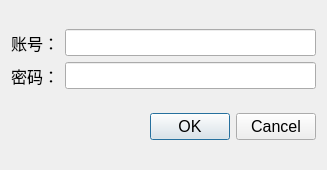
<?xml version="1.0" encoding="UTF-8"?>
<ui version="4.0">
 <class>LoginDialog</class>
 <widget class="QDialog" name="LoginDialog">
  <property name="geometry">
   <rect>
    <x>0</x>
    <y>0</y>
    <width>327</width>
    <height>170</height>
   </rect>
  </property>
  <property name="font">
   <font>
    <pointsize>12</pointsize>
   </font>
  </property>
  <property name="windowTitle">
   <string>登录</string>
  </property>
  <layout class="QVBoxLayout" name="verticalLayout">
   <item>
    <layout class="QGridLayout" name="gridLayout">
     <item row="0" column="0">
      <widget class="QLabel" name="LabelAccount">
       <property name="text">
        <string>账号：</string>
       </property>
      </widget>
     </item>
     <item row="0" column="1">
      <widget class="QLineEdit" name="lineEdit"/>
     </item>
     <item row="1" column="0">
      <widget class="QLabel" name="LabelPwd">
       <property name="text">
        <string>密码：</string>
       </property>
      </widget>
     </item>
     <item row="1" column="1">
      <widget class="QLineEdit" name="lineEdit_2"/>
     </item>
    </layout>
   </item>
   <item>
    <widget class="QDialogButtonBox" name="buttonBox">
     <property name="orientation">
      <enum>Qt::Horizontal</enum>
     </property>
     <property name="standardButtons">
      <set>QDialogButtonBox::Cancel|QDialogButtonBox::Ok</set>
     </property>
    </widget>
   </item>
  </layout>
 </widget>
 <resources/>
 <connections>
  <connection>
   <sender>buttonBox</sender>
   <signal>accepted()</signal>
   <receiver>LoginDialog</receiver>
   <slot>accept()</slot>
   <hints>
    <hint type="sourcelabel">
     <x>248</x>
     <y>254</y>
    </hint>
    <hint type="destinationlabel">
     <x>157</x>
     <y>274</y>
    </hint>
   </hints>
  </connection>
  <connection>
   <sender>buttonBox</sender>
   <signal>rejected()</signal>
   <receiver>LoginDialog</receiver>
   <slot>reject()</slot>
   <hints>
    <hint type="sourcelabel">
     <x>316</x>
     <y>260</y>
    </hint>
    <hint type="destinationlabel">
     <x>286</x>
     <y>274</y>
    </hint>
   </hints>
  </connection>
 </connections>
</ui>
